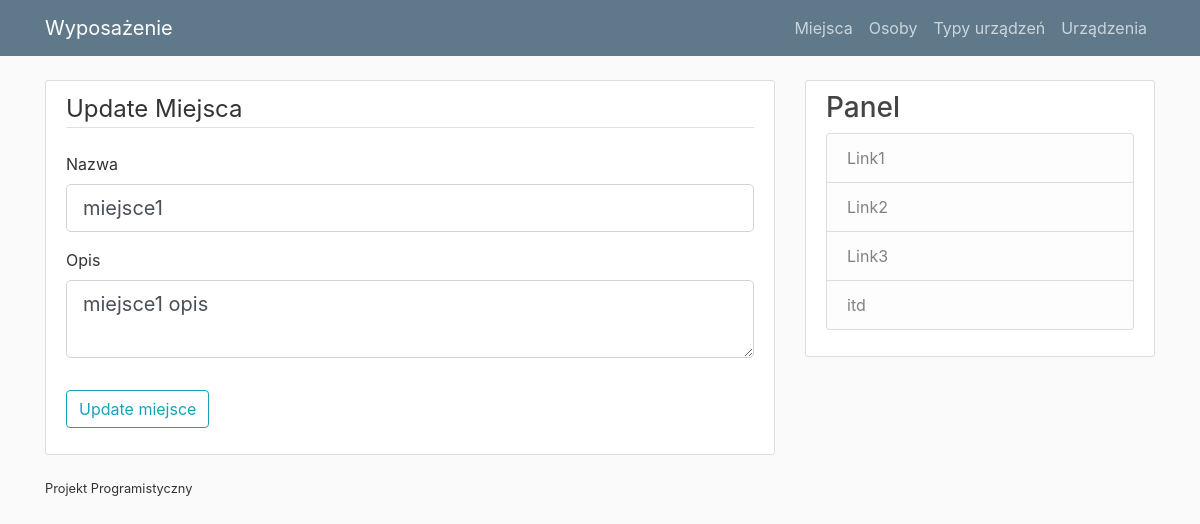
Before: /miejsce/1/update with the older database file.
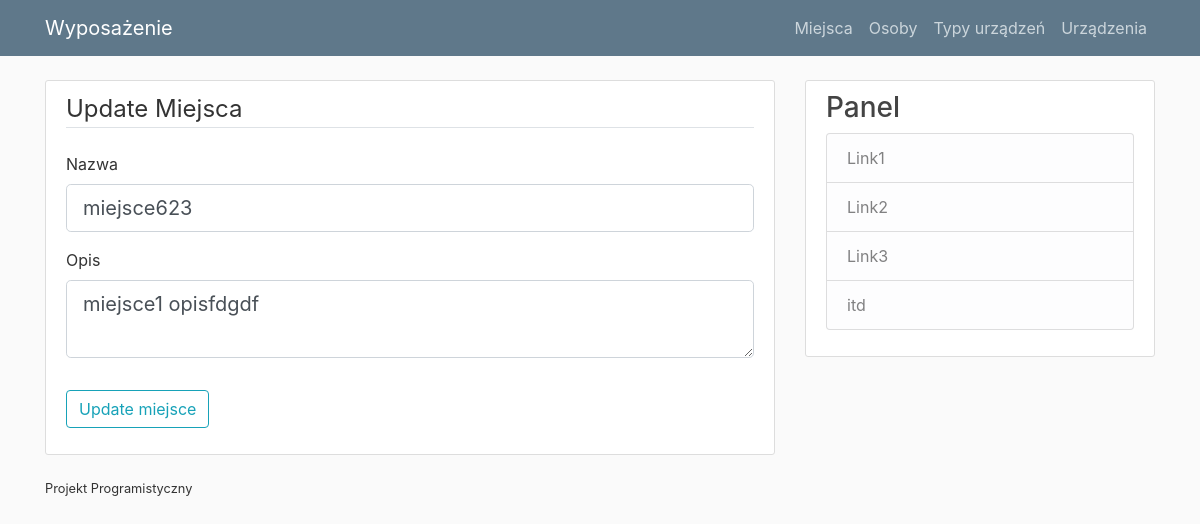
After: the same page with the newer database file.
### wyposazenie/models.py (models this page shows)
class Miejsca(db.Model):
    __tablename__ = "miejsca"
    id_miejsce = db.Column(db.Integer, primary_key = True)
    nazwa = db.Column(db.String(30), nullable = False, unique = True)
    opis = db.Column(db.String(150))

### wyposazenie/routes.py (the view)
@app.route("/miejsce/<int:id_miejsce>/update", methods=["GET", "POST"])
def update_miejsce(id_miejsce):
    miejsce_query = Miejsca.query.get_or_404(id_miejsce)
    form = UpdateMiejsceForm()
    if form.validate_on_submit():
        miejsce_query.nazwa = form.nazwa.data
        miejsce_query.opis = form.opis.data
        db.session.commit()
        flash("miejsce zostalo zaktualizowane", "success")
        return redirect(url_for("pokazmiejsce", id_miejsce=miejsce_query.id_miejsce))
    elif request.method == "GET":
        form.nazwa.data = miejsce_query.nazwa
        form.opis.data = miejsce_query.opis
    return render_template("dodaj_miejsce.html", title="Update Miejsca", form=form,
                           legend="Update Miejsca")

### wyposazenie/forms.py (shortened to what this page needs)
class UpdateMiejsceForm(FlaskForm):
    nazwa = StringField("Nazwa", validators=[DataRequired(), Length(min=3, max=30)])
    opis = TextAreaField("Opis", validators=[DataRequired(), Length(min=3, max=150)])
    submit = SubmitField("Update miejsce")

### wyposazenie/templates/dodaj_miejsce.html (shortened to what this page needs)
{% extends "layout.html" %}
{% block content %}
    <div class="content-section">
        <form method="POST" action="">
            <fieldset class="form-group">
                <legend class="border-bottom mb-4">{{legend}}</legend>
                <div class="form-group">
                    {{ form.nazwa.label(class="form-control-label") }}
                    {% if form.nazwa.errors %}
                        {{ form.nazwa(class="form-control form-control-lg is-invalid") }}
                        <div class="invalid-feedback">
                            {% for error in form.nazwa.errors %}
                                <span>{{ error }}</span>
                            {% endfor %}
                        </div>
                    {% else %}
                        {{ form.nazwa(class="form-control form-control-lg") }}
                    {% endif %}
                </div>
                <div class="form-group">
                    {{ form.opis.label(class="form-control-label") }}
                    {% if form.opis.errors %}
                        {{ form.opis(class="form-control form-control-lg is-invalid") }}
                        <div class="invalid-feedback">
                            {% for error in form.opis.errors %}
                                <span>{{ error }}</span>
                            {% endfor %}
                        </div>
                    {% else %}
                        {{ form.opis(class="form-control form-control-lg") }}
                    {% endif %}
                </div>
            </fieldset>
            <div class="form-group">
                {{ form.submit(class="btn btn-outline-info") }}
            </div>
        </form>
    </div>
    <div >
        <small class="text muted">
            Projekt Programistyczny
        </small>
    </div>
{%  endblock content %}

Changed rows visible on the page:
changed Miejsca: nazwa "miejsce1" → "miejsce623"; opis "miejsce1 opis" → "miejsce1 opisfdgdf"
